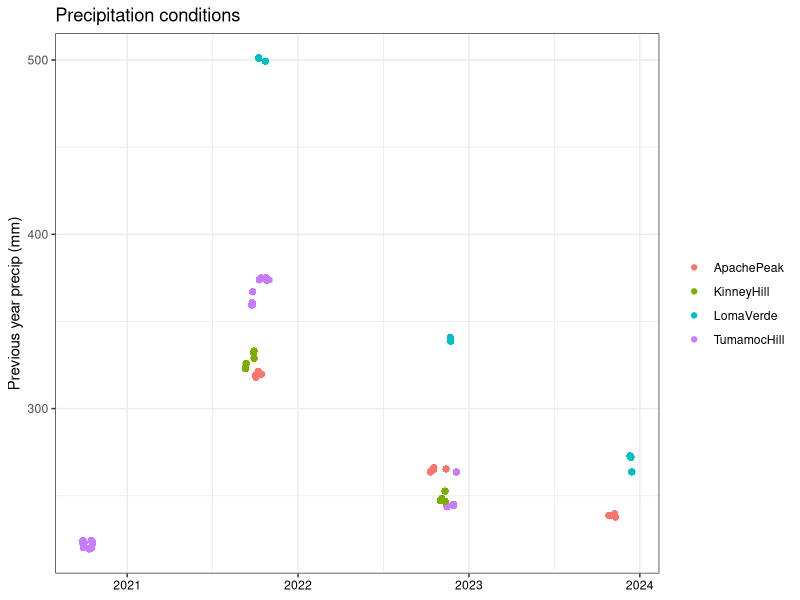
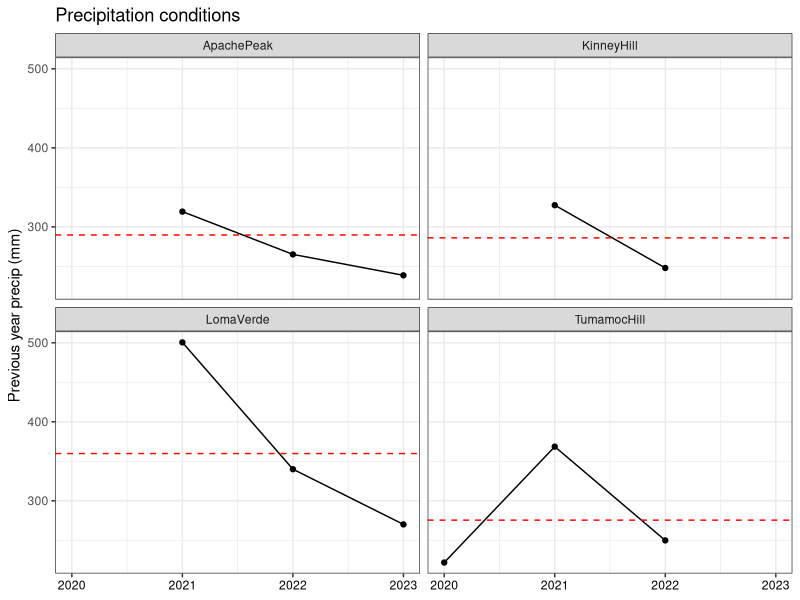
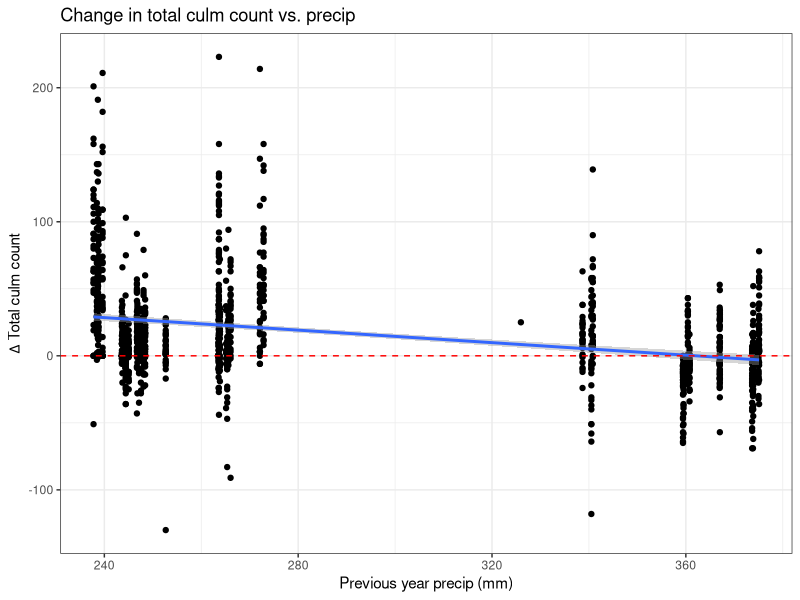
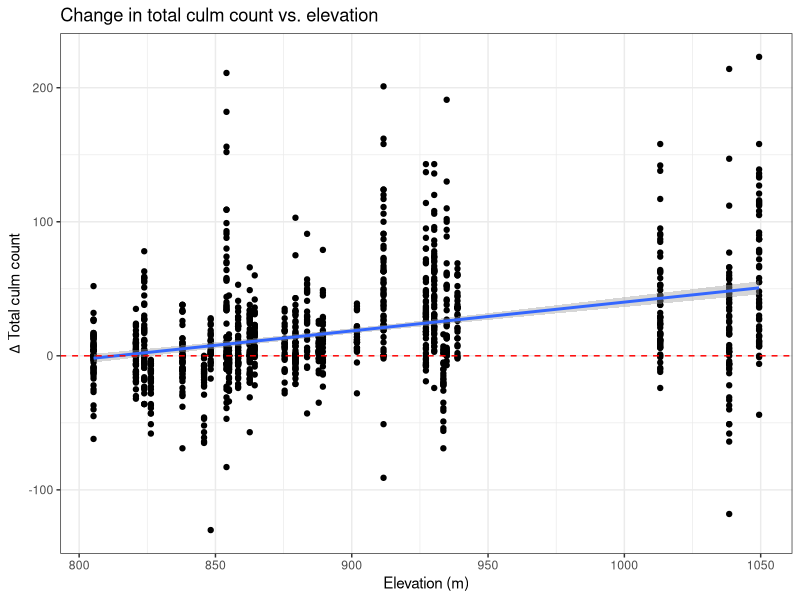
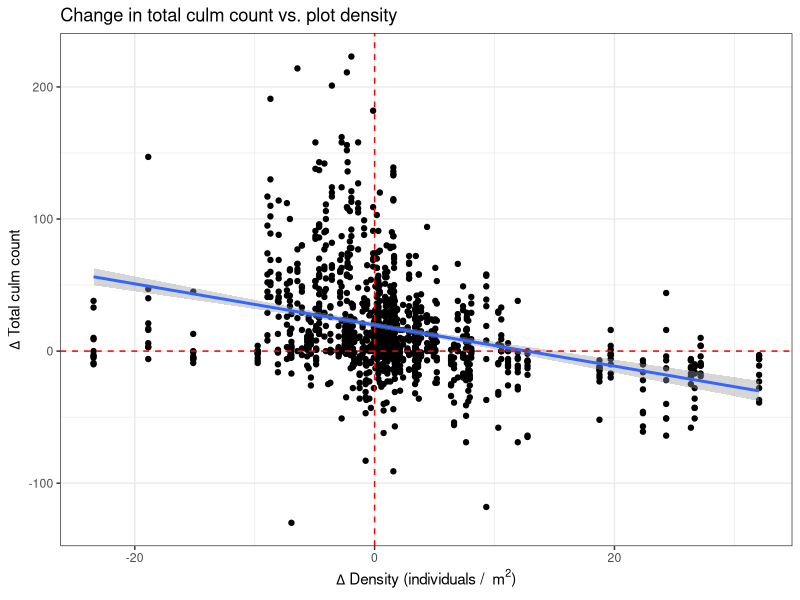
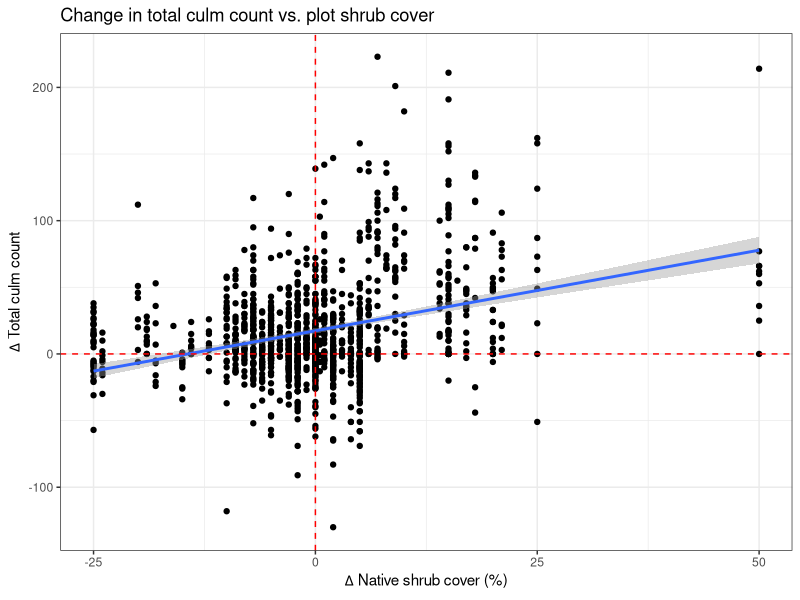
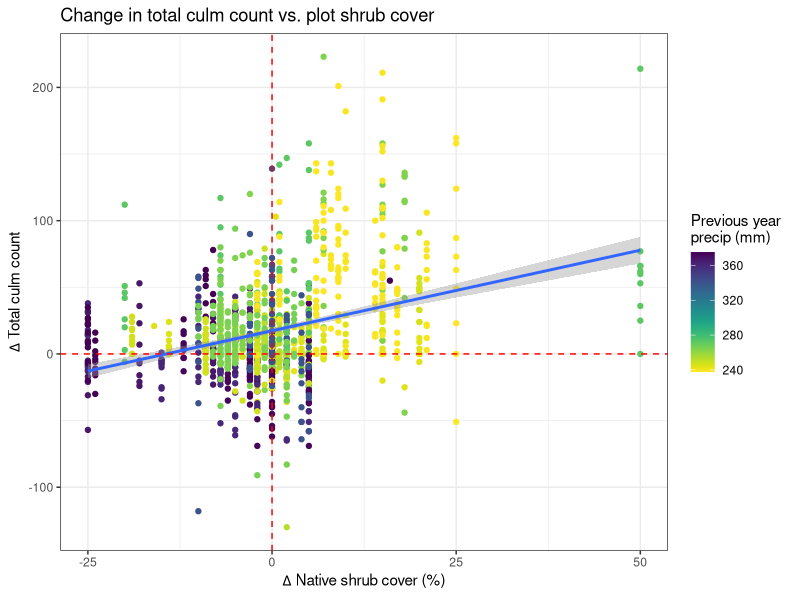
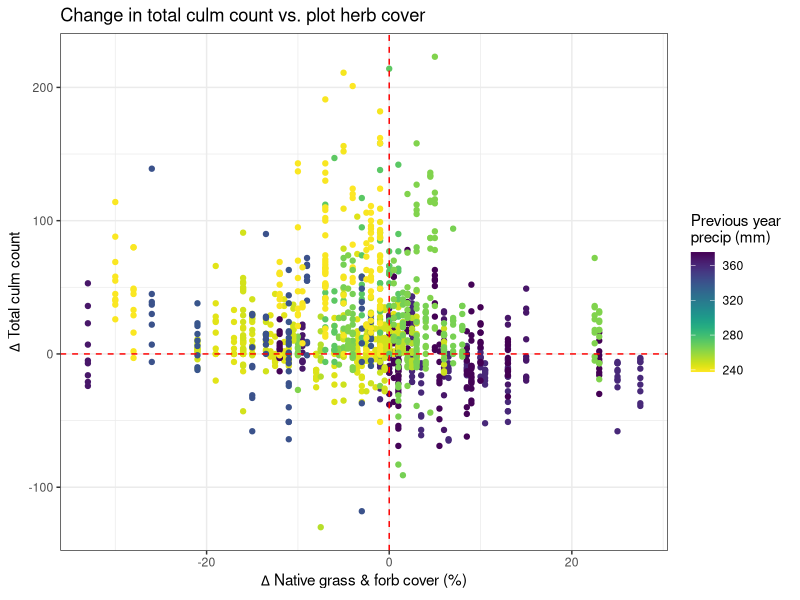

Recreate these plots in R, in order. (Note: this script raises an error after producing the figures.)
# Created: 2025-04-28
# Updated: 2025-05-01

# Purpose: Visualize relationships relevant to linear models from 06.2.R:
#   total7, repro7, bgden7, bgcov7, survival7.

library(tidyverse)
library(scales)
library(viridis)

# Load data ---------------------------------------------------------------

dat <- read_csv("data/cleaned/04_demography-data_clean.csv")
culm.change.raw <- read_csv("data/cleaned/04_change-in-culm-density-cover_clean.csv")


# Data wrangling ----------------------------------------------------------

# Remove flat obs
culm.change <- culm.change.raw %>% 
  filter(Aspect != "flat")


# Separate out plot-level data and remove flat
dat.plot <- dat %>% 
  select(-Plant_ID, -Vegetative_culms, -Reproductive_culms, -Total_Live_Culms, -Longestleaflength_cm) %>% 
  distinct(.keep_all = TRUE) %>% 
  filter(Aspect != "flat")

plot.change <- culm.change %>% 
  select(-Plant_ID, -Vegetative_culms, -Reproductive_culms, -Total_Live_Culms, -Longestleaflength_cm,
         -Change_Reproductive_culms, -Change_Total_Live_Culms) %>% 
  distinct(.keep_all = TRUE) %>% 
  filter(Aspect != "flat")

# Create df of average for precip
#   By site
plot.avg.site <- dat.plot %>% 
  group_by(Year, StudyYear, Site) %>% 
  summarise(Perc_dev_avg = mean(Perc_dev),
            Prev_year_precip_avg = mean(Prev_year_precip),
            .groups = "keep")


# Aspects at each site ----------------------------------------------------

dat %>% 
  filter(Site == "ApachePeak") %>% 
  count(Aspect) # E, S, W, flat
dat %>% 
  filter(Site == "KinneyHill") %>% 
  count(Aspect) # E, S, SW, W
dat %>% 
  filter(Site == "LomaVerde") %>% 
  count(Aspect) # S, SW, W
dat %>% 
  filter(Site == "TumamocHill") %>% 
  count(Aspect) # E, N, S, W



# Precip ------------------------------------------------------------------

# 30-year averages by site
dat.plot %>% 
  select(Site, Transect, MAP) %>% 
  distinct(.keep_all = TRUE) %>% 
  print(n = 27)

map.avg <- dat.plot %>% 
  select(Site, Transect, MAP) %>% 
  distinct(.keep_all = TRUE) %>% 
  group_by(Site) %>% 
  summarise(MAP_avg = mean(MAP))
map.avg

# Precip: scatterplot 
dat %>% 
  ggplot(aes(x = Date, y = Prev_year_precip, color = Site)) +
  geom_point() +
  theme_bw() +
  labs(x = NULL,
       y = "Previous year precip (mm)",
       title = "Precipitation conditions") +
  theme(axis.text.x = element_text(color = "black")) +
  theme(legend.title = element_blank())
  

# Precip: line graph
precip.site <- plot.avg.site %>% 
  ggplot(aes(x = Year, y = Prev_year_precip_avg)) +
  geom_point() +
  geom_line() +
  facet_wrap(~Site) +
  theme_bw() +
  labs(x = NULL,
       y = "Previous year precip (mm)",
       title = "Precipitation conditions") +
  theme(axis.text.x = element_text(color = "black")) +
  geom_hline(data = map.avg, 
             aes(yintercept = MAP_avg), 
             linetype = "dashed", color = "red")
precip.site



# Total culms -------------------------------------------------------------

## Total change: Significant ----------------------------------------------

# Total change: Linear regression by Prev_year_precip
total.change.precip.lm <- culm.change %>% 
  ggplot(aes(x = Prev_year_precip, y = Change_Total_Live_Culms)) +
  geom_point() +
  geom_smooth(method = "lm") +
  theme_bw() +
  xlab("Previous year precip (mm)") +
  ggtitle("Change in total culm count vs. precip") +
  labs(y = expression(Delta ~ "Total culm count")) +
  geom_hline(yintercept = 0,
             linetype = "dashed",
             color = "red")  
total.change.precip.lm

# Total change: Linear regression by Elevation
total.change.elev.lm <- culm.change %>% 
  ggplot(aes(x = Elevation_m, y = Change_Total_Live_Culms)) +
  geom_point() +
  geom_smooth(method = "lm") +
  theme_bw() +
  xlab("Elevation (m)") +
  ggtitle("Change in total culm count vs. elevation") +
  labs(y = expression(Delta ~ "Total culm count")) +
  geom_hline(yintercept = 0,
             linetype = "dashed",
             color = "red")  
total.change.elev.lm

# Total change: linear regression by buffelgrass density (change)
total.change.bgden.lm <- culm.change %>% 
  ggplot(aes(x = Change_BGDensity, y = Change_Total_Live_Culms)) +
  geom_point() +
  geom_smooth(method = "lm") +
  theme_bw() +
  geom_hline(yintercept = 0,
             linetype = "dashed",
             color = "red") +
  geom_vline(xintercept = 0,
             linetype = "dashed",
             color = "red") +
  labs(y = expression(Delta ~ "Total culm count"),
       x = expression(Delta ~ paste("Density (individuals /  ", m^2, ")")),
       title = "Change in total culm count vs. plot density")
total.change.bgden.lm

# Total change: linear regression by shrub cover (change)
total.change.shrub.lm <- culm.change %>% 
  ggplot(aes(x = Change_ShrubCover, y = Change_Total_Live_Culms)) +
  geom_point() +
  geom_smooth(method = "lm") +
  theme_bw() +
  geom_hline(yintercept = 0,
             linetype = "dashed",
             color = "red") +
  geom_vline(xintercept = 0,
             linetype = "dashed",
             color = "red") +
  labs(y = expression(Delta ~ "Total culm count"),
       x = expression(Delta ~ "Native shrub cover (%)"),
       title = "Change in total culm count vs. plot shrub cover")
total.change.shrub.lm

# Total change: linear regression by shrub cover (change) and Prev_year_precip
total.change.shrub.prevprecip.lm <- culm.change %>% 
  ggplot(aes(x = Change_ShrubCover, y = Change_Total_Live_Culms)) +
  geom_point(aes(color = Prev_year_precip)) +
  geom_smooth(method = "lm") +
  theme_bw() +
  scale_color_viridis(option = "viridis", direction = -1,
                      name = "Previous year \nprecip (mm)") +
  geom_hline(yintercept = 0,
             linetype = "dashed",
             color = "red") +
  geom_vline(xintercept = 0,
             linetype = "dashed",
             color = "red") +
  labs(y = expression(Delta ~ "Total culm count"),
       x = expression(Delta ~ "Native shrub cover (%)"),
       title = "Change in total culm count vs. plot shrub cover")
total.change.shrub.prevprecip.lm

# Total change: scatterplot by herb cover (change) and Prev_year_precip
total.change.herb.prevprecip <- culm.change %>% 
  ggplot(aes(x = Change_HerbCover, y = Change_Total_Live_Culms)) +
  geom_point(aes(color = Prev_year_precip)) +
  theme_bw() +
  scale_color_viridis(option = "viridis", direction = -1,
                      name = "Previous year \nprecip (mm)") +
  geom_hline(yintercept = 0,
             linetype = "dashed",
             color = "red") +
  geom_vline(xintercept = 0,
             linetype = "dashed",
             color = "red") +
  labs(y = expression(Delta ~ "Total culm count"),
       x = expression(Delta ~ "Native grass & forb cover (%)"),
       title = "Change in total culm count vs. plot herb cover")
total.change.herb.prevprecip

# Total change: scatterplot PlotSlope and Prev_year_precip
total.change.plotslope.prevprecip <- culm.change %>% 
  ggplot(aes(x = PlotSlope, y = Change_Total_Live_Culms, color = Prev_year_precip)) +
  geom_point() +
  theme_bw() +
  scale_color_viridis(option = "viridis", direction = -1,
                      name = "Previous year \nprecip (mm)") +
  geom_hline(yintercept = 0,
             linetype = "dashed",
             color = "red") +
  labs(y = expression(Delta ~ "Total culm count"),
       x = "Plot slope (\u00B0)",
       title = "Change in total culm count vs. plot slope") 
total.change.plotslope.prevprecip


## Total change: Not significant ------------------------------------------

# Total change: Aspect (boxplot)
total.change.aspect <- culm.change %>% 
  ggplot(aes(x = Aspect, y = Change_Total_Live_Culms)) +
  geom_boxplot() +
  geom_jitter(alpha = 0.3) +
  theme_bw() +
  labs(title = "Change in total culm count by aspect",
       y = expression(Delta ~ "Total culm count"),
       x = NULL) +
  geom_hline(yintercept = 0,
             linetype = "dashed",
             color = "red") +
  theme(axis.text.x = element_text(color = "black"))
total.change.aspect

# Total change: Linear regression by PlotSlope
total.change.plotslope.lm <- culm.change %>% 
  ggplot(aes(x = PlotSlope, y = Change_Total_Live_Culms)) +
  geom_point() +
  geom_smooth(method = "lm") +
  theme_bw() +
  xlab("Plot slope (\u00B0)") +
  ggtitle("Change in total culm count") +
  labs(y = expression(Delta ~ "Total culm count")) +
  geom_hline(yintercept = 0,
             linetype = "dashed",
             color = "red")  
total.change.plotslope.lm

# Total change: linear regression by herb cover (change)
total.change.herb.lm <- culm.change %>% 
  ggplot(aes(x = Change_HerbCover, y = Change_Total_Live_Culms)) +
  geom_point() +
  geom_smooth(method = "lm") +
  theme_bw() +
  geom_hline(yintercept = 0,
             linetype = "dashed",
             color = "red") +
  geom_vline(xintercept = 0,
             linetype = "dashed",
             color = "red") +
  labs(y = expression(Delta ~ "Total culm count"),
       x = expression(Delta ~ "Native grass & forb cover (%)"),
       title = "Change in total culm count vs. plot herb cover")
total.change.herb.lm

# Total change: scatterplot buffelgrass density (change) and Prev_year_precip
total.change.bgden.prevprecip <- culm.change %>% 
  ggplot(aes(x = Change_BGDensity, y = Change_Total_Live_Culms, color = Prev_year_precip)) +
  geom_point() +
  theme_bw() +
  scale_color_viridis(option = "viridis", direction = -1,
                      name = "Previous year \nprecip (mm)") +
  geom_hline(yintercept = 0,
             linetype = "dashed",
             color = "red") +
  geom_vline(xintercept = 0,
             linetype = "dashed",
             color = "red") +
  labs(y = expression(Delta ~ "Total culm count"),
       x = expression(Delta ~ paste("Density (individuals / ", m^2, ")")),
       title = "Change in total culm count vs. plot density") 
total.change.bgden.prevprecip

# Total change: linear regression buffelgrass density (change) and Prev_year_precip
total.change.bgden.prevprecip.lm <- culm.change %>% 
  ggplot(aes(x = Change_BGDensity, y = Change_Total_Live_Culms)) +
  geom_point(aes(color = Prev_year_precip)) +
  geom_smooth(method = "lm") +
  theme_bw() +
  scale_color_viridis(option = "viridis", direction = -1,
                      name = "Previous year \nprecip (mm)") +
  geom_hline(yintercept = 0,
             linetype = "dashed",
             color = "red") +
  geom_vline(xintercept = 0,
             linetype = "dashed",
             color = "red") +
  labs(y = expression(Delta ~ "Total culm count"),
       x = expression(Delta ~ paste("Density (individuals / ", m^2, ")")),
       title = "Change in total culm count vs. plot density") 
total.change.bgden.prevprecip.lm

# Total change: linear regression by herb cover (change) and previous year precipitation
total.change.herb.prevprecip.lm <- culm.change %>% 
  ggplot(aes(x = Change_HerbCover, y = Change_Total_Live_Culms)) +
  geom_point(aes(color = Prev_year_precip)) +
  geom_smooth(method = "lm") +
  theme_bw() +
  scale_color_viridis(option = "viridis", direction = -1,
                      name = "Previous year \nprecip (mm)") +
  geom_hline(yintercept = 0,
             linetype = "dashed",
             color = "red") +
  geom_vline(xintercept = 0,
             linetype = "dashed",
             color = "red") +
  labs(y = expression(Delta ~ "Total culm count"),
       x = expression(Delta ~ "Native grass & forb cover (%)"),
       title = "Change in total culm count vs. plot herb cover")
total.change.herb.prevprecip.lm



# Reproductive culms ------------------------------------------------------

## Repro change: Significant ----------------------------------------------

# Repro change: Aspect (boxplot)
repro.change.aspect <- culm.change %>% 
  ggplot(aes(x = Aspect, y = Change_Reproductive_culms)) +
  geom_boxplot() +
  geom_jitter(alpha = 0.3) +
  theme_bw() +
  labs(title = "Change in reproductive culm count by aspect",
       y = expression(Delta ~ "Reproductive culm count"),
       x = NULL) +
  geom_hline(yintercept = 0,
             linetype = "dashed",
             color = "red") +
  theme(axis.text.x = element_text(color = "black"))
repro.change.aspect

# Repro change: linear regression by buffelgrass density (change)
repro.change.bgden.lm <- culm.change %>% 
  ggplot(aes(x = Change_BGDensity, y = Change_Reproductive_culms)) +
  geom_point() +
  geom_smooth(method = "lm") +
  theme_bw() +
  geom_hline(yintercept = 0,
             linetype = "dashed",
             color = "red") +
  geom_vline(xintercept = 0,
             linetype = "dashed",
             color = "red") +
  labs(y = expression(Delta ~ "Reproductive culm count"),
       x = expression(Delta ~ paste("Density (individuals /  ", m^2, ")")),
       title = "Change in reproductive culm count vs. plot density")
repro.change.bgden.lm

# Repro change: linear regression by shrub cover (change)
repro.change.shrub.lm <- culm.change %>% 
  ggplot(aes(x = Change_ShrubCover, y = Change_Reproductive_culms)) +
  geom_point() +
  geom_smooth(method = "lm") +
  theme_bw() +
  geom_hline(yintercept = 0,
             linetype = "dashed",
             color = "red") +
  geom_vline(xintercept = 0,
             linetype = "dashed",
             color = "red") +
  labs(y = expression(Delta ~ "Reproductive culm count"),
       x = expression(Delta ~ "Native shrub cover (%)"),
       title = "Change in reproductive culm count vs. plot shrub cover")
repro.change.shrub.lm

# Repro change: linear regression by herb cover (change)
repro.change.herb.lm <- culm.change %>% 
  ggplot(aes(x = Change_HerbCover, y = Change_Reproductive_culms)) +
  geom_point() +
  geom_smooth(method = "lm") +
  theme_bw() +
  geom_hline(yintercept = 0,
             linetype = "dashed",
             color = "red") +
  geom_vline(xintercept = 0,
             linetype = "dashed",
             color = "red") +
  labs(y = expression(Delta ~ "Reproductive culm count"),
       x = expression(Delta ~ "Native grass and forb cover (%)"),
       title = "Change in reproductive culm count vs. plot herb cover")
repro.change.herb.lm

# Repro change: linear regression buffelgrass density (change) and Prev_year_precip
repro.change.bgden.prevprecip.lm <- culm.change %>% 
  ggplot(aes(x = Change_BGDensity, y = Change_Reproductive_culms)) +
  geom_point(aes( color = Prev_year_precip)) +
  geom_smooth(method = "lm") +
  theme_bw() +
  scale_color_viridis(option = "viridis", direction = -1,
                      name = "Previous year \nprecip (mm)") +
  geom_hline(yintercept = 0,
             linetype = "dashed",
             color = "red") +
  geom_vline(xintercept = 0,
             linetype = "dashed",
             color = "red") +
  labs(y = expression(Delta ~ "Reproductive culm count"),
       x = expression(Delta ~ paste("Density (individuals /  ", m^2, ")")),
       title = "Change in reproductive culm count vs. plot density") 
repro.change.bgden.prevprecip.lm

# Repro change: scatterplot buffelgrass density (change) and Prev_year_precip
repro.change.bgden.prevprecip <- culm.change %>% 
  ggplot(aes(x = Change_BGDensity, y = Change_Reproductive_culms, color = Prev_year_precip)) +
  geom_point() +
  theme_bw() +
  scale_color_viridis(option = "viridis", direction = -1,
                      name = "Previous year \nprecip (mm)") +
  geom_hline(yintercept = 0,
             linetype = "dashed",
             color = "red") +
  geom_vline(xintercept = 0,
             linetype = "dashed",
             color = "red") +
  labs(y = expression(Delta ~ "Reproductive culm count"),
       x = expression(Delta ~ paste("Density (individuals /  ", m^2, ")")),
       title = "Change in reproductive culm count vs. plot density") 
repro.change.bgden.prevprecip

# Repro change: scatterplot PlotSlope and Prev_year_precip
repro.change.plotslope.prevprecip <- culm.change %>% 
  ggplot(aes(x = PlotSlope, y = Change_Reproductive_culms, color = Prev_year_precip)) +
  geom_point() +
  theme_bw() +
  scale_color_viridis(option = "viridis", direction = -1,
                      name = "Previous year \nprecip (mm)") +
  geom_hline(yintercept = 0,
             linetype = "dashed",
             color = "red") +
  labs(y = expression(Delta ~ "Reproductive culm count"),
       x = "Plot slope (\u00B0)",
       title = "Change in reproductive culm count vs. plot slope") 
repro.change.plotslope.prevprecip


## Repro change: Not significant ------------------------------------------

# Repro change: Linear regression by Prev_year_precip
repro.change.precip.lm <- culm.change %>% 
  ggplot(aes(x = Prev_year_precip, y = Change_Reproductive_culms)) +
  geom_point() +
  geom_smooth(method = "lm") +
  theme_bw() +
  xlab("Previous year precip (mm)") +
  ggtitle("Change in reproductive culm count vs. precip") +
  labs(y = expression(Delta ~ "Reproductive culm count")) +
  geom_hline(yintercept = 0,
             linetype = "dashed",
             color = "red")  
repro.change.precip.lm

# Repro change: Linear regression by Elevation
repro.change.elev.lm <- culm.change %>% 
  ggplot(aes(x = Elevation_m, y = Change_Reproductive_culms)) +
  geom_point() +
  geom_smooth(method = "lm") +
  theme_bw() +
  xlab("Elevation (m)") +
  ggtitle("Change in reproductive culm count vs. elevation") +
  labs(y = expression(Delta ~ "Reproductive culm count")) +
  geom_hline(yintercept = 0,
             linetype = "dashed",
             color = "red")  
repro.change.elev.lm

# Repro change: Linear regression by PlotSlope
repro.change.plotslope.lm <- culm.change %>% 
  ggplot(aes(x = PlotSlope, y = Change_Reproductive_culms)) +
  geom_point() +
  geom_smooth(method = "lm") +
  theme_bw() +
  xlab("Plot slope (\u00B0)") +
  ggtitle("Change in reproductive culm count") +
  labs(y = expression(Delta ~ "Reproductive culm count")) +
  geom_hline(yintercept = 0,
             linetype = "dashed",
             color = "red")  
repro.change.plotslope.lm

# Repro change: linear regression by shrub cover (change) and Prev_year_precip
repro.change.shrub.prevprecip.lm <- culm.change %>% 
  ggplot(aes(x = Change_ShrubCover, y = Change_Reproductive_culms)) +
  geom_point(aes(color = Prev_year_precip)) +
  geom_smooth(method = "lm") +
  theme_bw() +
  scale_color_viridis(option = "viridis", direction = -1,
                      name = "Previous year \nprecip (mm)") +
  geom_hline(yintercept = 0,
             linetype = "dashed",
             color = "red") +
  geom_vline(xintercept = 0,
             linetype = "dashed",
             color = "red") +
  labs(y = expression(Delta ~ "Reproductive culm count"),
       x = expression(Delta ~ "Native shrub cover (%)"),
       title = "Change in reproductive culm count vs. plot shrub cover")
repro.change.shrub.prevprecip.lm

# Repro change: linear regression by herb cover (change) and Prev_year_precip
repro.change.herb.prevprecip.lm <- culm.change %>% 
  ggplot(aes(x = Change_HerbCover, y = Change_Reproductive_culms)) +
  geom_point(aes(color = Prev_year_precip)) +
  geom_smooth(method = "lm") +
  theme_bw() +
  scale_color_viridis(option = "viridis", direction = -1,
                      name = "Previous year \nprecip (mm)") +
  geom_hline(yintercept = 0,
             linetype = "dashed",
             color = "red") +
  geom_vline(xintercept = 0,
             linetype = "dashed",
             color = "red") +
  labs(y = expression(Delta ~ "Reproductive culm count"),
       x = expression(Delta ~ "Native grass and forb cover (%)"),
       title = "Change in reproductive culm count vs. plot herb cover")
repro.change.herb.prevprecip.lm






# Buffelgrass density -----------------------------------------------------

## BG density change: Significant -----------------------------------------

# BG density change: linear regression by Prev_year_precip
bgden.change.precip.lm <- plot.change %>% 
  ggplot(aes(x = Prev_year_precip, y = Change_BGDensity)) +
  geom_point() +
  geom_smooth(method = "lm") +
  theme_bw() +
  geom_hline(yintercept = 0,
             linetype = "dashed",
             color = "red") +
  labs(x = "Previous year precip (mm)",
       y = expression(paste(Delta ~ "Density (individuals /  ", m^2, ")")),
       title = "Change in buffelgrass density vs. precip")
bgden.change.precip.lm

# BG density change: Aspect (boxplot)
bgden.change.aspect <- plot.change %>% 
  filter(Aspect != "flat") %>% 
  ggplot(aes(x = Aspect, y = Change_BGDensity)) +
  geom_boxplot() +
  geom_jitter(alpha = 0.3) +
  theme_bw() +
  labs(title = "Change in buffelgrass density by aspect",
       y = expression(paste(Delta ~ "Density (individuals /  ", m^2, ")")),
       x = NULL) +
  geom_hline(yintercept = 0,
             linetype = "dashed",
             color = "red") +
  theme(axis.text.x = element_text(color = "black"))
bgden.change.aspect

# BG density change: linear regression by shrub cover (change)
bgden.change.shrub.lm <- plot.change %>% 
  ggplot(aes(x = Change_ShrubCover, y = Change_BGDensity)) +
  geom_point() +
  geom_smooth(method = "lm") +
  theme_bw() +
  geom_hline(yintercept = 0,
             linetype = "dashed",
             color = "red") +
  geom_vline(xintercept = 0,
             linetype = "dashed",
             color = "red") +
  labs(y = expression(paste(Delta ~ "Buffelgrass density (individuals /  ", m^2, ")")),
       x = expression(Delta ~ "Native shrub cover (%)"),
       title = "Change in buffelgrass density vs. shrub cover change")
bgden.change.shrub.lm

# BG density change: linear regression by shrub cover (change) and Prev_year_precip
bgden.change.shrub.prevprecip.lm <- plot.change %>% 
  ggplot(aes(x = Change_ShrubCover, y = Change_BGDensity)) +
  geom_point(aes(color = Prev_year_precip)) +
  geom_smooth(method = "lm") +
  scale_color_viridis(option = "viridis", direction = -1,
                      name = "Previous year \nprecip (mm)") +
  theme_bw() +
  geom_hline(yintercept = 0,
             linetype = "dashed",
             color = "red") +
  geom_vline(xintercept = 0,
             linetype = "dashed",
             color = "red") +
  labs(y = expression(paste(Delta ~ "Buffelgrass density (individuals /  ", m^2, ")")),
       x = expression(Delta ~ "Native shrub cover (%)"),
       title = "Change in buffelgrass density vs. shrub cover change")
bgden.change.shrub.prevprecip.lm


## BG density change: Not significant -------------------------------------

# BG density change: Linear regression by Elevation
bgden.change.elev.lm <- plot.change %>% 
  ggplot(aes(x = Elevation_m, y = Change_BGDensity)) +
  geom_point() +
  geom_smooth(method = "lm") +
  theme_bw() +
  geom_hline(yintercept = 0,
             linetype = "dashed",
             color = "red") +
  labs(x = "Elevation (m)",
       y = expression(paste(Delta ~ "Density (individuals /  ", m^2, ")")),
       title = "Change in buffelgrass density vs. elevation")
bgden.change.elev.lm

# BG density change: Linear regression by PlotSlope
bgden.change.plotslope.lm <- plot.change %>% 
  ggplot(aes(x = PlotSlope, y = Change_BGDensity)) +
  geom_point() +
  geom_smooth(method = "lm") +
  theme_bw() +
  geom_hline(yintercept = 0,
             linetype = "dashed",
             color = "red") +
  labs(x = "Plot slope (\u00B0)",
       y = expression(paste(Delta ~ "Density (individuals /  ", m^2, ")")),
       title = "Change in buffelgrass density vs. plot slope")
bgden.change.plotslope.lm

# BG density change: linear regression by herb cover (change)
bgden.change.herb.lm <- plot.change %>% 
  ggplot(aes(x = Change_HerbCover, y = Change_BGDensity)) +
  geom_point() +
  geom_smooth(method = "lm") +
  theme_bw() +
  geom_hline(yintercept = 0,
             linetype = "dashed",
             color = "red") +
  geom_vline(xintercept = 0,
             linetype = "dashed",
             color = "red") +
  labs(y = expression(paste(Delta ~ "Buffelgrass density (individuals /  ", m^2, ")")),
       x = expression(Delta ~ "Native grass & forb cover (%)"),
       title = "Change in buffelgrass density vs. herb cover change")
bgden.change.herb.lm

# BG density change: linear regression by herb cover (change) and Prev_year_precip
bgden.change.herb.prevprecip.lm <- plot.change %>% 
  ggplot(aes(x = Change_HerbCover, y = Change_BGDensity)) +
  geom_point(aes(color = Prev_year_precip)) +
  geom_smooth(method = "lm") +
  scale_color_viridis(option = "viridis", direction = -1,
                      name = "Previous year \nprecip (mm)") +
  theme_bw() +
  geom_hline(yintercept = 0,
             linetype = "dashed",
             color = "red") +
  geom_vline(xintercept = 0,
             linetype = "dashed",
             color = "red") +
  labs(y = expression(paste(Delta ~ "Buffelgrass density (individuals /  ", m^2, ")")),
       x = expression(Delta ~ "Native grass & forb cover (%)"),
       title = "Change in buffelgrass density vs. herb cover change")
bgden.change.herb.prevprecip.lm


# Buffelgrass cover -------------------------------------------------------

## BG cover change: Significant -------------------------------------------

# BG cover change: Linear regression by Prev_year_precip
bgcov.change.precip.lm <- plot.change %>% 
  ggplot(aes(x = Prev_year_precip, y = Change_BGCover)) +
  geom_point() +
  geom_smooth(method = "lm") +
  theme_bw() +
  geom_hline(yintercept = 0,
             linetype = "dashed",
             color = "red") +
  labs(x = "Previous year precip (mm)",
       y = expression(Delta ~ "Cover (%)"),
       title = "Change in buffelgrass cover vs. precip")
bgcov.change.precip.lm

# BG cover change: Linear regression by Elevation
bgcov.change.elev.lm <- plot.change %>% 
  ggplot(aes(x = Elevation_m, y = Change_BGCover)) +
  geom_point() +
  geom_smooth(method = "lm") +
  theme_bw() +
  geom_hline(yintercept = 0,
             linetype = "dashed",
             color = "red") +
  labs(x = "Elevation (m)",
       y = expression(Delta ~ "Cover (%)"),
       title = "Change in buffelgrass cover vs. elevation")
bgcov.change.elev.lm

# BG cover change: Aspect (boxplot)
bgcov.change.aspect <- plot.change %>% 
  filter(Aspect != "flat") %>% 
  ggplot(aes(x = Aspect, y = Change_BGCover)) +
  geom_boxplot() +
  geom_jitter(alpha = 0.3) +
  theme_bw() +
  labs(title = "Change in buffelgrass cover by aspect",
       y = expression(Delta ~ "Cover (%)"),
       x = NULL) +
  geom_hline(yintercept = 0,
             linetype = "dashed",
             color = "red") +
  theme(axis.text.x = element_text(color = "black"))
bgcov.change.aspect


## BG cover change: Not significant ---------------------------------------

# BG cover change: Linear regression by PlotSlope
bgcov.change.plotslope.lm <- plot.change %>% 
  ggplot(aes(x = PlotSlope, y = Change_BGCover)) +
  geom_point() +
  geom_smooth(method = "lm") +
  theme_bw() +
  geom_hline(yintercept = 0,
             linetype = "dashed",
             color = "red") +
  labs(x = "Plot slope (\u00B0)",
       y = expression(Delta ~ "Cover (%)"),
       title = "Change in buffelgrass cover vs. plot slope")
bgcov.change.plotslope.lm

# BG density change: linear regression by shrub cover (change)
bgcov.change.shrub.lm <- plot.change %>% 
  ggplot(aes(x = Change_ShrubCover, y = Change_BGCover)) +
  geom_point() +
  geom_smooth(method = "lm") +
  theme_bw() +
  geom_hline(yintercept = 0,
             linetype = "dashed",
             color = "red") +
  geom_vline(xintercept = 0,
             linetype = "dashed",
             color = "red") +
  labs(y = expression(Delta ~ "Buffelgrass cover (%)"),
       x = expression(Delta ~ "Native shrub cover (%)"),
       title = "Change in buffegrass cover vs. shrub cover change")
bgcov.change.shrub.lm

# BG cover change: linear regression by shrub cover (change) and Prev_year_precip
bgcov.change.shrub.prevprecip.lm <- plot.change %>% 
  ggplot(aes(x = Change_ShrubCover, y = Change_BGCover)) +
  geom_point(aes(color = Prev_year_precip)) +
  geom_smooth(method = "lm") +
  scale_color_viridis(option = "viridis", direction = -1,
                      name = "Previous year \nprecip (mm)") +
  theme_bw() +
  geom_hline(yintercept = 0,
             linetype = "dashed",
             color = "red") +
  geom_vline(xintercept = 0,
             linetype = "dashed",
             color = "red") +
  labs(y = expression(Delta ~ "Buffelgrass cover (%)"),
       x = expression(Delta ~ "Native shrub cover (%)"),
       title = "Change in buffelgrass cover vs. shrub cover change")
bgcov.change.shrub.prevprecip.lm

# BG cover change: linear regression by PlotSlope and Prev_year_precip
bgcov.change.plotslope.prevprecip.lm <- plot.change %>% 
  ggplot(aes(x = PlotSlope, y = Change_BGCover)) +
  geom_point(aes(color = Prev_year_precip)) +
  geom_smooth(method = "lm") +
  scale_color_viridis(option = "viridis", direction = -1,
                      name = "Previous year \nprecip (mm)") +
  theme_bw() +
  geom_hline(yintercept = 0,
             linetype = "dashed",
             color = "red") +
  labs(y = expression(Delta ~ "Buffelgrass cover (%)"),
       x = "Plot slope (\u00B0)",
       title = "Change in buffelgrass cover vs. plot slope")
bgcov.change.plotslope.prevprecip.lm



# Survival ----------------------------------------------------------------

## Survival: Significant --------------------------------------------------

# Survival: linear regression by Prev_year_precip
survival.precip.lm <- dat %>% 
  filter(!is.na(survival_perc),
         Aspect != "flat") %>% 
  ggplot(aes(x = Prev_year_precip, y = survival_perc)) +
  geom_point() +
  geom_smooth(method = "lm") +
  scale_y_continuous(labels = scales::percent) +
  theme_bw() +
  labs(x = "Previous year precip (mm)",
       y = "Seedling survival (%)",
       title = "Buffelgrass seedling survival vs. precip")
survival.precip.lm

# Survival: linear regression by PlotSlope
survival.plotslope.lm <- dat %>% 
  filter(!is.na(survival_perc),
         Aspect != "flat") %>% 
  ggplot(aes(x = Prev_year_precip, y = survival_perc)) +
  geom_point() +
  geom_smooth(method = "lm") +
  scale_y_continuous(labels = scales::percent) +
  theme_bw() +
  labs(x = "Plot slope (\u00B0)",
       y = "Seedling survival (%)",
       title = "Buffelgrass seedling survival vs. plot slope")
survival.plotslope.lm

# Survival: linear regression by shrub cover 
survival.shrub.lm <- dat %>% 
  filter(!is.na(survival_perc),
         Aspect != "flat") %>% 
  ggplot(aes(x = ShrubCover, y = survival_perc)) +
  geom_point() +
  geom_smooth(method = "lm") +
  scale_y_continuous(labels = scales::percent) +
  theme_bw() +
  labs(y = "Buffelgrass seedling survival (%)",
       x = "Native shrub cover (%)",
       title = "Buffegrass seedling survival vs. shrub cover")
survival.shrub.lm

# Survival: linear regression by herb cover 
survival.herb.lm <- dat %>% 
  filter(!is.na(survival_perc),
         Aspect != "flat") %>% 
  ggplot(aes(x = HerbCover, y = survival_perc)) +
  geom_point() +
  geom_smooth(method = "lm") +
  scale_y_continuous(labels = scales::percent) +
  theme_bw() +
  labs(y = "Buffelgrass seedling survival (%)",
       x = "Native grass & forb cover (%)",
       title = "Buffegrass seedling survival vs. herb cover")
survival.herb.lm


## Survival: Not significant -----------------------------------------------

# Survival: linear regression by Elevation
survival.elev.lm <- dat %>% 
  filter(!is.na(survival_perc),
         Aspect != "flat") %>% 
  ggplot(aes(x = Elevation_m, y = survival_perc)) +
  geom_point() +
  geom_smooth(method = "lm") +
  scale_y_continuous(labels = scales::percent) +
  theme_bw() +
  labs(x = "Elevation (m)",
       y = "Seedling survival (%)",
       title = "Buffelgrass seedling survival vs. elevation")
survival.elev.lm

# Survival: linear regression by shrub cover and Prev_year_precip
survival.shrub.prevprecip.lm <- dat %>% 
  filter(!is.na(survival_perc),
         Aspect != "flat") %>% 
  ggplot(aes(x = ShrubCover, y = survival_perc)) +
  geom_point(aes(color = Prev_year_precip)) +
  geom_smooth(method = "lm") +
  scale_color_viridis(option = "viridis", direction = -1,
                      name = "Previous year \nprecip (mm)") +
  scale_y_continuous(labels = scales::percent) +
  theme_bw() +
  labs(y = "Buffelgrass seedling survival (%)",
       x = "Native shrub cover (%)",
       title = "Buffegrass seedling survival vs. shrub cover")
survival.shrub.prevprecip.lm

# Survival: linear regression by herb cover and Prev_year_precip
survival.herb.prevprecip.lm <- dat %>% 
  filter(!is.na(survival_perc),
         Aspect != "flat") %>% 
  ggplot(aes(x = HerbCover, y = survival_perc)) +
  geom_point(aes(color = Prev_year_precip)) +
  geom_smooth(method = "lm") +
  scale_color_viridis(option = "viridis", direction = -1,
                      name = "Previous year \nprecip (mm)") +
  scale_y_continuous(labels = scales::percent) +
  theme_bw() +
  labs(y = "Buffelgrass seedling survival (%)",
       x = "Native grass & forb cover (%)",
       title = "Buffegrass seedling survival vs. herb cover")
survival.herb.prevprecip.lm

# BG cover change: linear regression by PlotSlope and Prev_year_precip
survival.plotslope.prevprecip.lm <- dat %>% 
  filter(!is.na(survival_perc),
         Aspect != "flat") %>% 
  ggplot(aes(x = PlotSlope, y = survival_perc)) +
  geom_point(aes(color = Prev_year_precip)) +
  geom_smooth(method = "lm") +
  scale_color_viridis(option = "viridis", direction = -1,
                      name = "Previous year \nprecip (mm)") +
  theme_bw() +
  scale_y_continuous(labels = scales::percent) +
  labs(y = expression(Delta ~ "Seedling survival (%)"),
       x = "Plot slope (\u00B0)",
       title = "Buffelgrass seedling survival vs. plot slope")
survival.plotslope.prevprecip.lm




# Shrub & herb cover ------------------------------------------------------

# Shrub cover change: Linear regression by Prev_year_precip
shrub.change.precip.lm <- plot.change %>% 
  ggplot(aes(x = Prev_year_precip, y = Change_ShrubCover)) +
  geom_point() +
  geom_smooth(method = "lm") +
  theme_bw() +
  geom_hline(yintercept = 0,
             linetype = "dashed",
             color = "red") +
  labs(x = "Previous year precip (mm)",
       y = expression(Delta ~ "Native shrub cover (%)"),
       title = "Change in shrub cover vs. precip")
shrub.change.precip.lm

# Herb cover change: Linear regression by Prev_year_precip
herb.change.precip.lm <- plot.change %>% 
  ggplot(aes(x = Prev_year_precip, y = Change_HerbCover)) +
  geom_point() +
  geom_smooth(method = "lm") +
  theme_bw() +
  geom_hline(yintercept = 0,
             linetype = "dashed",
             color = "red") +
  labs(x = "Previous year precip (mm)",
       y = expression(Delta ~ "Native herb cover (%)"),
       title = "Change in grass & forb cover vs. precip")
herb.change.precip.lm




# Other -------------------------------------------------------------------

# Total change: linear regression by buffelgrass cover (change)
culm.change %>% 
  ggplot(aes(x = Change_BGCover, y = Change_Total_Live_Culms)) +
  geom_point() +
  geom_smooth(method = "lm") +
  theme_bw() +
  geom_hline(yintercept = 0,
             linetype = "dashed",
             color = "red") +
  geom_vline(xintercept = 0,
             linetype = "dashed",
             color = "red") +
  labs(x = expression(Delta ~ "Cover (%)"),
       y = expression(Delta ~ "Total live culms"),
       title = "Buffelgrass culm count vs. cover")

# Total change: linear regression by buffelgrass cover (change) and Prev_year_precip
total.change.bgcov.prevprecip.lm <- culm.change %>% 
  ggplot(aes(x = Change_BGCover, y = Change_Total_Live_Culms)) +
  geom_point(aes(color = Prev_year_precip)) +
  geom_smooth(method = "lm") +
  theme_bw() +
  geom_hline(yintercept = 0,
             linetype = "dashed",
             color = "red") +
  geom_vline(xintercept = 0,
             linetype = "dashed",
             color = "red") +
  labs(x = expression(Delta ~ "Cover (%)"),
       y = expression(Delta ~ "Total live culms"),
       title = "Buffelgrass total culm count vs. cover") +
  scale_color_viridis(option = "viridis", direction = -1,
                      name = "Previous year \nprecip (mm)")
total.change.bgcov.prevprecip.lm

# Total culms: linear regression by buffelgrass cover
dat %>% 
  filter(!is.na(survival_perc),
         Aspect != "flat") %>% 
  ggplot(aes(x = BGCover, y = Total_Live_Culms)) +
  geom_point() +
  geom_smooth(method = "lm") +
  theme_bw() +
  labs(x = "Cover (%)",
       y = "Number of live culms",
       title = "Buffelgrass total culm count vs. cover")

# Total culms: linear regression by buffelgrass cover and Prev_year_precip
dat %>% 
  filter(!is.na(survival_perc),
         Aspect != "flat") %>% 
  ggplot(aes(x = BGCover, y = Total_Live_Culms)) +
  geom_point(aes(color = Prev_year_precip)) +
  geom_smooth(method = "lm") +
  theme_bw() +
  labs(x = "Cover (%)",
       y = "Number of live culms",
       title = "Buffelgrass total culm count vs. cover") +
  scale_color_viridis(option = "viridis", direction = -1,
                      name = "Previous year \nprecip (mm)")

# Total culms: linear regression by buffelgrass seedling survival and Prev_year_precip
total.survival.prevprecip.lm <- dat %>% 
  filter(!is.na(survival_perc),
         Aspect != "flat") %>% 
  ggplot(aes(x = survival_perc, y = Total_Live_Culms)) +
  geom_point(aes(color = Prev_year_precip)) +
  geom_smooth(method = "lm") +
  theme_bw() +
  labs(x = "Seedling survival (%)",
       y = "Number of live culms",
       title = "Buffelgrass total culm count vs. seedling survival") +
  scale_color_viridis(option = "viridis", direction = -1,
                      name = "Previous year \nprecip (mm)") +
  scale_x_continuous(labels = scales::percent) 
total.survival.prevprecip.lm

# BG density & cover linear regression
culm.change %>% 
  ggplot(aes(x = Change_BGCover, y = Change_BGDensity)) +
  geom_point() +
  geom_smooth(method = "lm") +
  theme_bw() +
  geom_hline(yintercept = 0,
             linetype = "dashed",
             color = "red") +
  geom_vline(xintercept = 0,
             linetype = "dashed",
             color = "red") +
  labs(x = expression(Delta ~ "Cover (%)"),
       y = expression(paste(Delta ~ "Density (individuals /  ", m^2, ")")),
       title = "Change in buffelgrass density vs. cover")

# BG density & cover linear regression by Prev_year_precip
bgden.bgcov.change.prevprecip.lm <- culm.change %>% 
  ggplot(aes(x = Change_BGCover, y = Change_BGDensity)) +
  geom_point(aes(color = Prev_year_precip)) +
  geom_smooth(method = "lm") +
  theme_bw() +
  geom_hline(yintercept = 0,
             linetype = "dashed",
             color = "red") +
  geom_vline(xintercept = 0,
             linetype = "dashed",
             color = "red") +
  labs(x = expression(Delta ~ "Cover (%)"),
       y = expression(paste(Delta ~ "Density (individuals /  ", m^2, ")")),
       title = "Change in buffelgrass density vs. cover") +
  scale_color_viridis(option = "viridis", direction = -1,
                      name = "Previous year \nprecip (mm)")
bgden.bgcov.change.prevprecip.lm



# Write out draft figures -------------------------------------------------

## Precipitation ----------------------------------------------------------

tiff("figures/2025-05_draft-figures/Precip_site.tiff", units = "in", height = 5, width = 7, res = 150)
precip.site
dev.off()


## Total change -----------------------------------------------------------

# Significant
# Total change vs. Prev_year_precip
tiff("figures/2025-05_draft-figures/Total-change_by-prev-year-precip_regression.tiff",
     units = "in", height = 4, width = 5, res = 150)
total.change.precip.lm
dev.off()

# Total change vs. Elevation
tiff("figures/2025-05_draft-figures/Total-change_by-elevation_regression.tiff",
     units = "in", height = 4, width = 5, res = 150)
total.change.elev.lm
dev.off()

# Total change vs. BG density change
tiff("figures/2025-05_draft-figures/Total-change_by-BG-density-change_regression.tiff",
     units = "in", height = 4, width = 5, res = 150)
total.change.bgden.lm
dev.off()

# Total change vs. shrub cover change
tiff("figures/2025-05_draft-figures/Total-change_by-shrub-cover-change_regression.tiff",
     units = "in", height = 4, width = 5, res = 150)
total.change.shrub.lm
dev.off()

# Total change vs. shrub cover change by Prev_year_precip (linear regression)
tiff("figures/2025-05_draft-figures/Total-change_by-shrub-cover-change-and-prev-year-precip_regression.tiff",
     units = "in", height = 4, width = 6, res = 150)
total.change.shrub.prevprecip.lm
dev.off()

# Total change vs. herb cover change by Prev_year_precip
tiff("figures/2025-05_draft-figures/Total-change_by-herb-cover-change-and-prev-year-precip.tiff",
     units = "in", height = 4, width = 6, res = 150)
total.change.herb.prevprecip
dev.off()

# Total change vs. PlotSlope by Prev_year_precip
tiff("figures/2025-05_draft-figures/Total-change_by-plot-slope-and-prev-year-precip.tiff",
     units = "in", height = 4, width = 6, res = 150)
total.change.plotslope.prevprecip
dev.off()


# Not significant
# Total change vs. Aspect
tiff("figures/2025-05_draft-figures/Total-change_by-aspect_boxplot.tiff",
     units = "in", height = 4, width = 6, res = 150)
total.change.aspect
dev.off()

# Total change vs. PlotSlope
tiff("figures/2025-05_draft-figures/Total-change_by-plot-slope_regression.tiff",
     units = "in", height = 4, width = 5, res = 150)
total.change.plotslope.lm
dev.off()

# Total change vs. herb cover change
tiff("figures/2025-05_draft-figures/Total-change_by-herb-cover-change_regression.tiff",
     units = "in", height = 4, width = 5, res = 150)
total.change.herb.lm
dev.off()

# Total change vs. BG density change by Prev_year_precip
tiff("figures/2025-05_draft-figures/Total-change_by-BG-density-change-and-prev-year-precip.tiff",
     units = "in", height = 4, width = 6, res = 150)
total.change.bgden.prevprecip
dev.off()

# Total change vs. BG density change by Prev_year_precip (linear regression)
tiff("figures/2025-05_draft-figures/Total-change_by-BG-density-change-and-prev-year-precip_regression.tiff",
     units = "in", height = 4, width = 6, res = 150)
total.change.bgden.prevprecip.lm
dev.off()

# Total change vs. herb cover change by Prev_year_precip (linear regression)
tiff("figures/2025-05_draft-figures/Total-change_by-herb-cover-change-and-prev-year-precip_regression.tiff",
     units = "in", height = 4, width = 6, res = 150)
total.change.herb.prevprecip.lm
dev.off()


## Repro change -----------------------------------------------------------

# Significant
# Repro change by Aspect
tiff("figures/2025-05_draft-figures/Repro-change_by-aspect_boxplot.tiff",
     units = "in", height = 4, width = 6, res = 150)
repro.change.aspect
dev.off()

# Repro change vs. BG density change
tiff("figures/2025-05_draft-figures/Repro-change_by-BG-density-change_regression.tiff",
     units = "in", height = 4, width = 5, res = 150)
repro.change.bgden.lm
dev.off()

# Repro change vs. shrub cover change
tiff("figures/2025-05_draft-figures/Repro-change_by-shrub-cover-change_regression.tiff",
     units = "in", height = 4, width = 5, res = 150)
repro.change.shrub.lm
dev.off()

# Repro change vs. herb cover change
tiff("figures/2025-05_draft-figures/Repro-change_by-herb-cover-change_regression.tiff",
     units = "in", height = 4, width = 5, res = 150)
repro.change.herb.lm
dev.off()

# Repro change vs. BG density change by Prev_year_precip (linear regression)
tiff("figures/2025-05_draft-figures/Repro-change_by-BG-density-change-and-prev-year-precip_regression.tiff",
     units = "in", height = 4, width = 6, res = 150)
repro.change.bgden.prevprecip.lm
dev.off()

# Repro change vs. BG density change by Prev_year_precip
tiff("figures/2025-05_draft-figures/Repro-change_by-BG-density-change-and-prev-year-precip.tiff",
     units = "in", height = 4, width = 6, res = 150)
repro.change.bgden.prevprecip
dev.off()

# Repro change vs. PlotSlope by Prev_year_precip
tiff("figures/2025-05_draft-figures/Repro-change_by-plot-slope-and-prev-year-precip.tiff",
     units = "in", height = 4, width = 6, res = 150)
repro.change.plotslope.prevprecip
dev.off()


# Not significant
# Repro change vs. Prev_year_precip
tiff("figures/2025-05_draft-figures/Repro-change_by-prev-year-precip_regression.tiff",
     units = "in", height = 4, width = 5, res = 150)
repro.change.precip.lm
dev.off()

# Repro change vs. Elevation
tiff("figures/2025-05_draft-figures/Repro-change_by-elevation_regression.tiff",
     units = "in", height = 4, width = 5, res = 150)
repro.change.elev.lm
dev.off()

# Repro change vs. PlotSlope
tiff("figures/2025-05_draft-figures/Repro-change_by-plot-slope_regression.tiff",
     units = "in", height = 4, width = 5, res = 150)
repro.change.elev.lm
dev.off()

# Repro change vs. shrub cover change by Prev_year_precip (linear regression)
tiff("figures/2025-05_draft-figures/Repro-change_by-shrub-cover-change-and-prev-year-precip_regression.tiff",
     units = "in", height = 4, width = 6, res = 150)
repro.change.shrub.prevprecip.lm
dev.off()

# Repro change vs. herb cover change by Prev_year_precip (linear regression)
tiff("figures/2025-05_draft-figures/Repro-change_by-herb-cover-change-and-prev-year-precip_regression.tiff",
     units = "in", height = 4, width = 6, res = 150)
repro.change.herb.prevprecip.lm
dev.off()


## Buffelgrass density change ---------------------------------------------

# Significant
# BG density change vs. Prev_year_precip
tiff("figures/2025-05_draft-figures/BG-density-change_by-prev-year-precip_regression.tiff",
     units = "in", height = 4, width = 5, res = 150)
bgden.change.precip.lm
dev.off()

# BG density change by Aspect
tiff("figures/2025-05_draft-figures/BG-density-change_by-aspect_boxplot.tiff",
     units = "in", height = 4, width = 6, res = 150)
bgden.change.aspect
dev.off()

# BG density change vs. shrub cover change
tiff("figures/2025-05_draft-figures/BG-density-change_by-shrub-cover-change_regression.tiff",
     units = "in", height = 4, width = 5, res = 150)
bgden.change.shrub.lm
dev.off()

# BG density change vs. shrub cover change by Prev_year_precip (linear regression)
tiff("figures/2025-05_draft-figures/BG-density-change_by-shrub-cover-change-and-prev-year-precip_regression.tiff",
     units = "in", height = 4, width = 6, res = 150)
bgden.change.shrub.prevprecip.lm
dev.off()


# Not significant
# BG density change vs. Elevation
tiff("figures/2025-05_draft-figures/BG-density-change_by-elevation_regression.tiff",
     units = "in", height = 4, width = 5, res = 150)
bgden.change.elev.lm
dev.off()

# BG density change vs. PlotSlope
tiff("figures/2025-05_draft-figures/BG-density-change_by-plot-slope_regression.tiff",
     units = "in", height = 4, width = 5, res = 150)
bgden.change.plotslope.lm
dev.off()

# BG density change vs. herb cover change
tiff("figures/2025-05_draft-figures/BG-density-change_by-herb-cover-change_regression.tiff",
     units = "in", height = 4, width = 5, res = 150)
bgden.change.herb.lm
dev.off()

# BG density change vs. herb cover change by Prev_year_precip (linear regression)
tiff("figures/2025-05_draft-figures/BG-density-change_by-herb-cover-change-and-prev-year-precip_regression.tiff",
     units = "in", height = 4, width = 6, res = 150)
bgden.change.herb.prevprecip.lm
dev.off()


## Buffelgrass cover change -----------------------------------------------

# Significant
# BG cover change vs. Prev_year_precip
tiff("figures/2025-05_draft-figures/BG-cover-change_by-prev-year-precip_regression.tiff",
     units = "in", height = 4, width = 5, res = 150)
bgcov.change.precip.lm
dev.off()

# BG cover change vs. Elevation
tiff("figures/2025-05_draft-figures/BG-cover-change_by-elevation_regression.tiff",
     units = "in", height = 4, width = 5, res = 150)
bgcov.change.elev.lm
dev.off()

# BG cover change by Aspect
tiff("figures/2025-05_draft-figures/BG-cover-change_by-aspect_boxplot.tiff",
     units = "in", height = 4, width = 6, res = 150)
bgcov.change.aspect
dev.off()

# Not significant
# BG cover change vs. PlotSlope
tiff("figures/2025-05_draft-figures/BG-cover-change_by-plot-slope_regression.tiff",
     units = "in", height = 4, width = 5, res = 150)
bgcov.change.plotslope.lm
dev.off()

# BG cover change vs. shrub cover change
tiff("figures/2025-05_draft-figures/BG-cover-change_by-shrub-cover-change_regression.tiff",
     units = "in", height = 4, width = 5, res = 150)
bgcov.change.shrub.lm
dev.off()

# BG cover change vs. shrub cover change by Prev_year_precip (linear regression)
tiff("figures/2025-05_draft-figures/BG-cover-change_by-shrub-cover-change-and-prev-year-precip_regression.tiff",
     units = "in", height = 4, width = 6, res = 150)
bgcov.change.shrub.prevprecip.lm
dev.off()

# BG cover change vs. PlotSlope by Prev_year_precip
tiff("figures/2025-05_draft-figures/BG-cover-change_by-plot-slope-and-prev-year-precip_regression.tiff",
     units = "in", height = 4, width = 6, res = 150)
bgcov.change.plotslope.prevprecip.lm
dev.off()


## Shrub & herb cover -----------------------------------------------------

# Shrub cover change vs. Prev_year_precip
tiff("figures/2025-05_draft-figures/Shrub-change_by-prev-year-precip_regression.tiff",
     units = "in", height = 4, width = 5, res = 150)
shrub.change.precip.lm
dev.off()

# Herb cover change by Prev_year_precip
tiff("figures/2025-05_draft-figures/Herb-change_by-prev-year-precip_regression.tiff",
     units = "in", height = 4, width = 5, res = 150)
herb.change.precip.lm
dev.off()


## Survival ---------------------------------------------------------------

# Significant
# Survival vs. Prev_year_precip
tiff("figures/2025-05_draft-figures/Survival_by-prev-year-precip_regression.tiff",
     units = "in", height = 4, width = 5, res = 150)
survival.precip.lm
dev.off()

# Survival vs. PlotSlope
tiff("figures/2025-05_draft-figures/Survival_by-plot-slope_regression.tiff",
     units = "in", height = 4, width = 5, res = 150)
survival.plotslope.lm
dev.off()

# Survival vs. shrub cover
tiff("figures/2025-05_draft-figures/Survival_by-shrub-cover_regression.tiff",
     units = "in", height = 4, width = 5, res = 150)
survival.shrub.lm
dev.off()

# Survival vs. herb cover
tiff("figures/2025-05_draft-figures/Survival_by-herb-cover_regression.tiff",
     units = "in", height = 4, width = 5, res = 150)
survival.herb.lm
dev.off()

# Not significant
# Survival vs. Elevation
tiff("figures/2025-05_draft-figures/Survival_by-elevation_regression.tiff",
     units = "in", height = 4, width = 5, res = 150)
survival.elev.lm
dev.off()

# Survival vs. shrub cover by Prev_year_precip (linear regression)
tiff("figures/2025-05_draft-figures/Survival_by-shrub-cover-and-prev-year-precip_regression.tiff",
     units = "in", height = 4, width = 6, res = 150)
survival.shrub.prevprecip.lm
dev.off()

# Survival vs. herb cover by Prev_year_precip (linear regression)
tiff("figures/2025-05_draft-figures/Survival_by-herb-cover-and-prev-year-precip_regression.tiff",
     units = "in", height = 4, width = 6, res = 150)
survival.herb.prevprecip.lm
dev.off()

# Survival vs. PlotSlope by Prev_year_precip
tiff("figures/2025-05_draft-figures/Survival_by-plot-slope-and-prev-year-precip_regression.tiff",
     units = "in", height = 4, width = 6, res = 150)
survival.plotslope.prevprecip.lm
dev.off()


save.image("RData/05.1_draft-figs-for-lm-3.0.RData")
